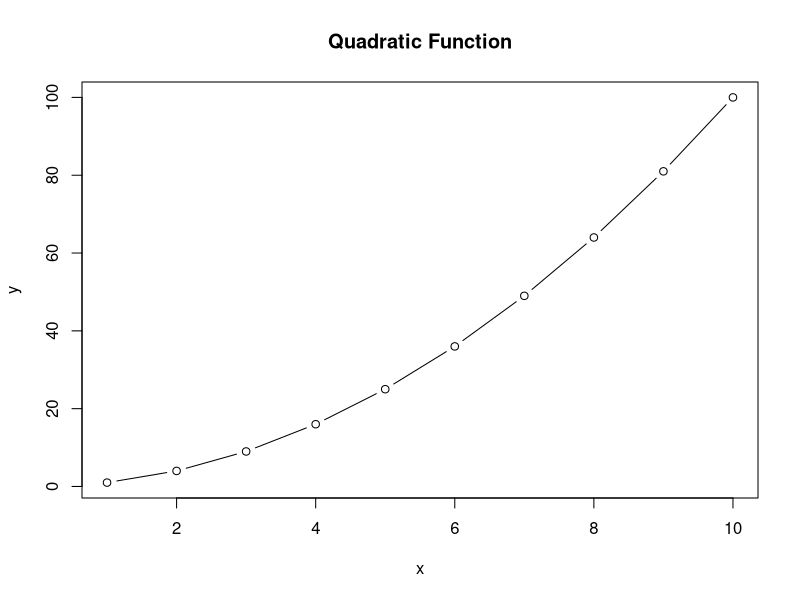

Recreate this plot in R.
## ---- chunk 1
# Create a simple plot
x <- 1:10
y <- x^2
plot(x, y, main="Quadratic Function", type="b")
## ---- chunk 2
# This code block has options
summary(mtcars)
